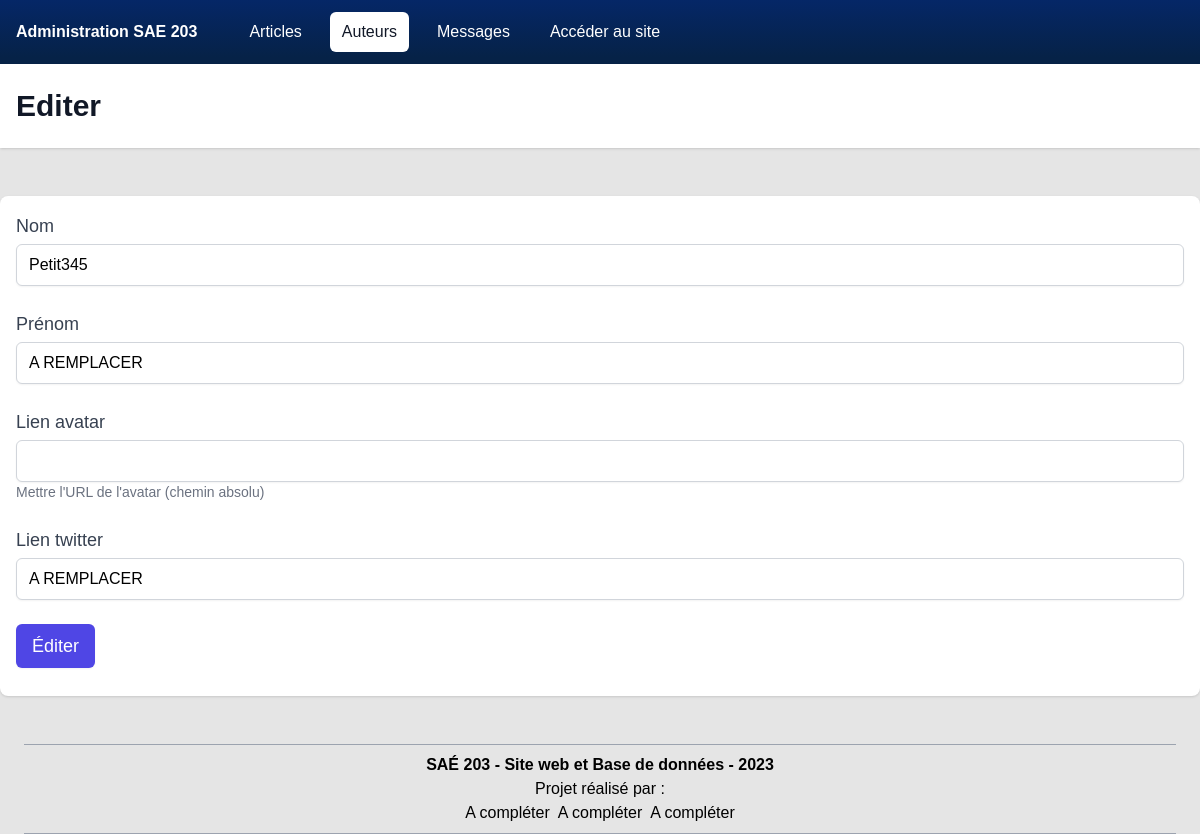
Screenshot of /code/administration/auteurs/edition.php?id=1 with the database file from the repository.
### tables this page shows
CREATE TABLE `auteur` (
  `id` int NOT NULL AUTO_INCREMENT,
  `nom` varchar(255) NOT NULL,
  `prenom` varchar(255) NOT NULL,
  `lien_twitter` varchar(255) NOT NULL,
  `lien_avatar` varchar(255) NOT NULL,
  PRIMARY KEY (`id`)
);

### code/administration/auteurs/edition.php (the view, shortened to what this page needs)
<?php
require_once '../../ressources/includes/connexion-bdd.php';
$entree_mise_a_jour = array_key_exists('id', $_GET);
$auteur = null;
if ($entree_mise_a_jour) {
    $chercherAuteurCommande = $clientMySQL->prepare(
        'SELECT * FROM auteur WHERE id = :id'
    );
    $chercherAuteurCommande->execute([
        'id' => (int) $_GET['id'],
    ]);
    $auteur = $chercherAuteurCommande->fetch();
}
?>
<!DOCTYPE html>
<html lang="fr">
<head>
    <?php include_once '../ressources/includes/head.php'; ?>
</head>
<body>
    <?php include_once '../ressources/includes/menu-principal.php'; ?>
    <header class="bg-white shadow">
        <div class="mx-auto max-w-7xl py-6 px-4">
        <h1 class="text-3xl font-bold text-gray-900">Editer</h1>
        </div>
    </header>
    <main>
        <div class="mx-auto max-w-7xl py-6">
            <div class="py-6">
            <?php if ($auteur) { ?>
                    <form method="POST" action="" class="rounded-lg bg-white p-4 shadow border-gray-300 border-1">
                        <section class="grid gap-6">
                            <div class="col-span-12">
                                <label for="nom" class="block text-lg font-medium text-gray-700">Nom</label>
                                <input type="text" value="<?php echo $auteur[
                                    'nom'
                                ]; ?>" name="nom" class="mt-1 block w-full rounded-md border-gray-300 shadow-sm focus:border-indigo-500 focus:ring-indigo-500" id="nom">
                            </div>
                            <div class="col-span-12">
                                <label for="prenom" class="block text-lg font-medium text-gray-700">Prénom</label>
                                <input type="text" value="<?php echo $auteur[
                                    'prenom'
                                ]; ?>" name="prenom" class="mt-1 block w-full rounded-md border-gray-300 shadow-sm focus:border-indigo-500 focus:ring-indigo-500" id="prenom">
                            </div>
                            <div class="col-span-12">
                                <label for="avatar" class="block text-lg font-medium text-gray-700">Lien avatar</label>
                                <input type="url" value="<?php echo $auteur['lien_avatar']; ?>" name="lien_avatar" class="mt-1 block w-full rounded-md border-gray-300 shadow-sm focus:border-indigo-500 focus:ring-indigo-500" id="avatar">
                                <div class="text-sm text-gray-500">
                                    Mettre l'URL de l'avatar (chemin absolu)
                                </div>
                            </div>
                            <div class="col-span-12">
                                <label for="lien_twitter" class="block text-lg font-medium text-gray-700">Lien twitter</label>
                                <input type="text" value="<?php echo $auteur[
                                    'lien_twitter'
                                ]; ?>" name="lien_twitter" class="mt-1 block w-full rounded-md border-gray-300 shadow-sm focus:border-indigo-500 focus:ring-indigo-500" id="lien_twitter">
                            </div>
                            <div class="mb-3 col-md-6">
                                <button type="submit" class="font-bold rounded-md bg-indigo-600 py-2 px-4 text-lg font-medium text-white shadow-sm hover:bg-indigo-700">Éditer</button>
                            </div>
                        </section>
                    </form>
                <?php } else { ?>
                <?php } ?>
            </div>
        </div>
    </main>
    <?php require_once("../ressources/includes/global-footer.php"); ?>
</body>
</html>

### code/ressources/css/ne-pas-modifier/global.css (style rules this page uses)
*, *::after, *::before { box-sizing: border-box; }
body { background-color: #fafafa; font-family: Arial, Helvetica, sans-serif; }
button { background: transparent; border: none; }

### code/administration/ressources/css/ne-pas-modifier/adm-style.css (style rules this page uses)
body { background-color: rgba(0, 0, 0, 0.1); }

### rows the page displays
auteur: nom "Petit345", prenom "A REMPLACER", lien_twitter "A REMPLACER"

### other values shown
$entreeMenu["nom"] "Articles"
$entreeMenu["nom"] "Auteurs"
$entreeMenu["nom"] "Messages"
$entreeMenu["nom"] "Accéder au site"
